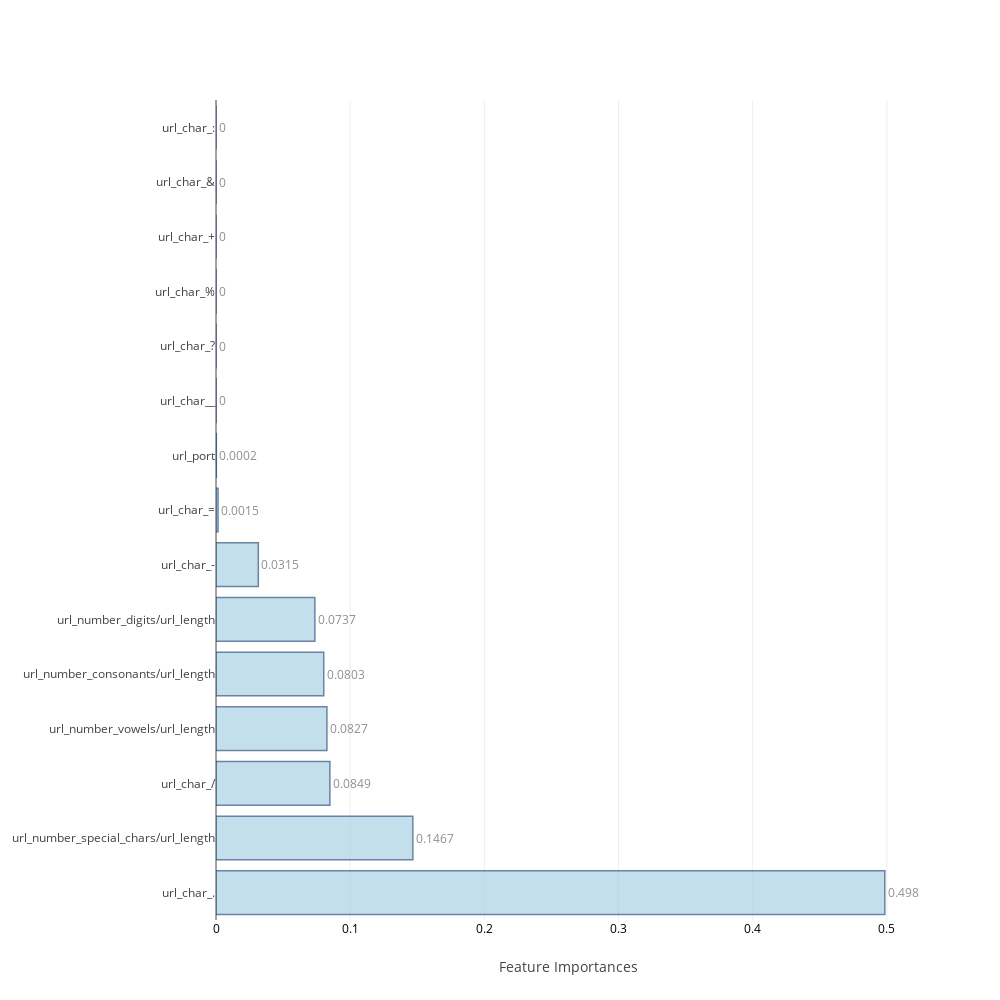

The cell this chart's notebook holds for it:
### Code cell
feat_imp=[None]*4
j=0
for i in range(0,8):
    if i>=2 and i<=5:
        model,cm_train,cm_test,acc_train,acc_test,roc_auc,feat_imp[j],mcc=f[i](X_train,Y_train,scaled_X_test,test_Y,columns)
        j=j+1
    else:
        model,cm_train,cm_test,acc_train,acc_test,roc_auc,mcc=f[i](X_train,Y_train,scaled_X_test,test_Y)
    table_80_80_train.loc[i]=   ([acc_train,cm_train.TP,cm_train.TN,cm_train.FP,cm_train.FN,cm_train.FPR,cm_train.FNR])
    table_80_80_test.loc[i] =   ([acc_test ,cm_test.TP, cm_test.TN, cm_test.FP, cm_test.FN, cm_test.FPR, cm_test.FNR,roc_auc,mcc])
    print("\n")

### Figure 1 — Plotly figure (JSON) as saved in the notebook; plotly's stock layout.template omitted (floating-point values rounded to 4 significant figures)
{"data": [{"marker": {"color": "rgb(158,202,225)", "line": {"color": "rgb(8,48,107)", "width": 1.5}}, "opacity": 0.6, "orientation": "h", "text": [0.4985, 0.1467, 0.0849, 0.0827, 0.0803, 0.0737, 0.0315, 0.0015, 0.0002, 0, 0, 0, 0, 0, 0], "textposition": "outside", "type": "bar", "uid": "a8fa07f9-8a0f-4a9e-85de-5ccafae88aa5", "x": [0.4985, 0.1467, 0.08487, 0.08266, 0.0803, 0.07368, 0.03153, 0.001504, 0.0002442, 3.376e-05, 1.522e-05, 4.78e-06, 6.107e-07, 7.893e-08, 0], "y": ["url_char_.", "url_number_special_chars/url_length", "url_char_/", "url_number_vowels/url_length", "url_number_consonants/url_length", "url_number_digits/url_length", "url_char_-", "url_char_=", "url_port", "url_char__", "url_char_?", "url_char_%", "url_char_+", "url_char_&", "url_char_:"]}], "layout": {"autosize": false, "height": 1000, "width": 1000, "xaxis": {"tickfont": {"color": "black", "size": 12}, "title": "Feature Importances"}, "yaxis": {"automargin": true}}}
